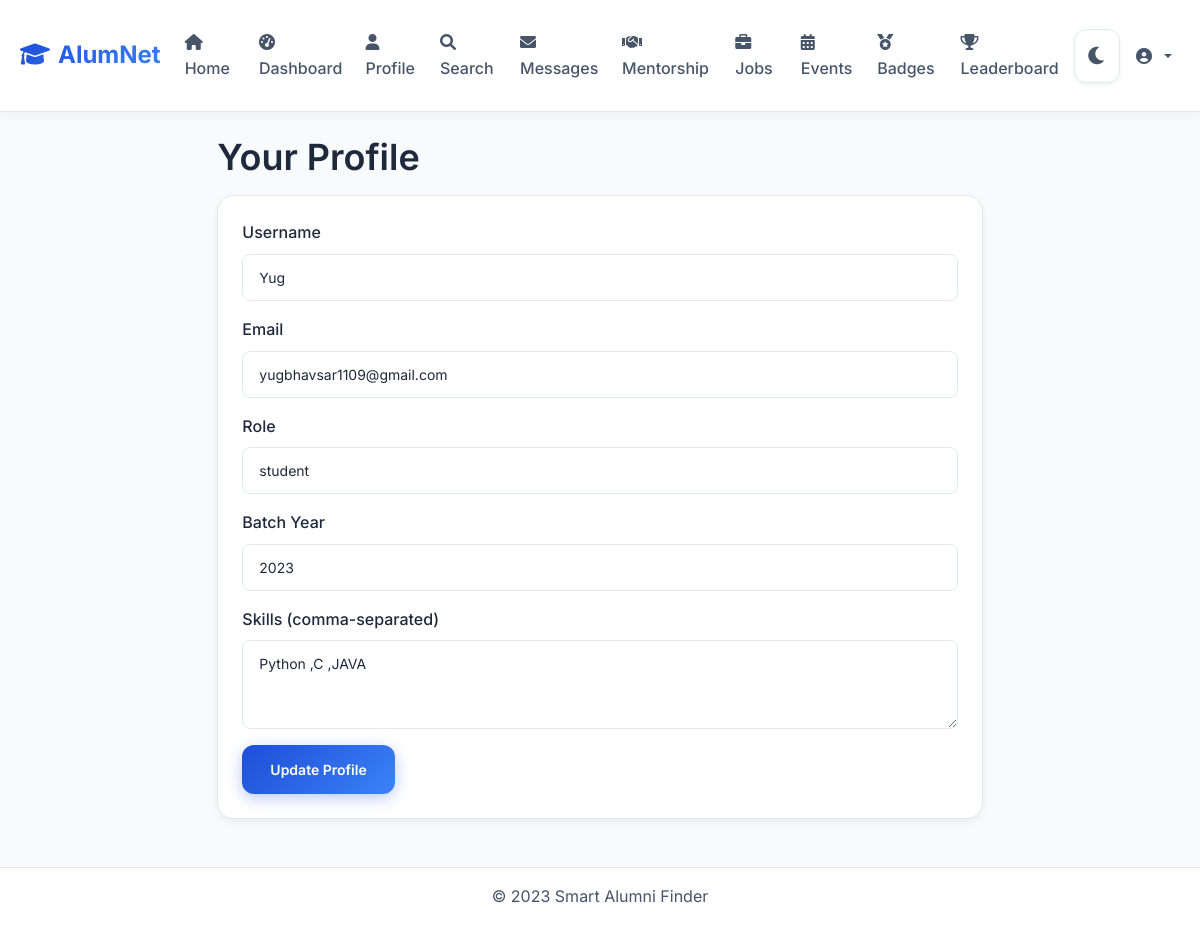
The app's page /profile (signed in) with its own data.
### models.py (models this page shows, shortened)
class User(db.Model):
    id = db.Column(db.Integer, primary_key=True)
    username = db.Column(db.String(80), unique=True, nullable=False)
    email = db.Column(db.String(120), unique=True, nullable=False)
    password = db.Column(db.String(120), nullable=False)
    role = db.Column(db.String(20), nullable=False)  # student, alumni, faculty
    alumni_id = db.Column(db.String(20), unique=True, nullable=True)  # For alumni
    faculty_id = db.Column(db.String(20), unique=True, nullable=True)  # For faculty
    batch_year = db.Column(db.Integer, nullable=True)
    skills = db.Column(db.Text, nullable=True)  # comma-separated
    created_at = db.Column(db.DateTime, default=datetime.utcnow)

### app.py (the view, shortened to what this page needs)
@app.route('/profile', methods=['GET', 'POST'])
def profile():
    if 'user_id' not in session:
        return redirect(url_for('login'))
    user = User.query.get(session['user_id'])
    return render_template('profile.html', user=user)

### templates/profile.html (shortened to what this page needs)
{% extends "base.html" %}
{% block content %}
<div class="row justify-content-center">
    <div class="col-md-8">
        <h1>Your Profile</h1>
        <div class="card">
            <div class="card-body">
                <form method="POST">
                    <div class="mb-3">
                        <label for="username" class="form-label">Username</label>
                        <input type="text" class="form-control" id="username" name="username" value="{{ user.username }}" required>
                    </div>
                    <div class="mb-3">
                        <label for="email" class="form-label">Email</label>
                        <input type="email" class="form-control" id="email" name="email" value="{{ user.email }}" required>
                    </div>
                    <div class="mb-3">
                        <label for="role" class="form-label">Role</label>
                        <input type="text" class="form-control" id="role" name="role" value="{{ user.role }}" readonly>
                    </div>
                    {% if user.role in ['alumni', 'student'] %}
                    <div class="mb-3">
                        <label for="batch_year" class="form-label">Batch Year</label>
                        <input type="number" class="form-control" id="batch_year" name="batch_year" value="{{ user.batch_year or '' }}">
                    </div>
                    {% endif %}
                    <div class="mb-3">
                        <label for="skills" class="form-label">Skills (comma-separated)</label>
                        <textarea class="form-control" id="skills" name="skills" rows="3">{{ user.skills or '' }}</textarea>
                    </div>
                    <button type="submit" class="btn btn-primary">Update Profile</button>
                </form>
            </div>
        </div>
    </div>
</div>
{% endblock %}

### static/css/style.css (style rules this page uses)
:root { --primary-light: #1d4ed8; --primary-dark: #3b82f6; --accent-light: #7c3aed; --accent-dark: #a78bfa; --success-light: #059669; --success-dark: #10b981; --error-light: #dc2626; --error-dark: #ef4444; --background: #f8fafc; --surface: #ffffff; --surface-hover: #f1f5f9; --text-primary: #1e293b; --text-secondary: #475569; --text-muted: #64748b; --border: #e2e8f0; --border-hover: #cbd5e1; --shadow: rgba(0, 0, 0, 0.05); --shadow-hover: rgba(0, 0, 0, 0.1); --gradient-primary: linear-gradient(135deg, #1d4ed8, #3b82f6); --gradient-accent: linear-gradient(135deg, #7c3aed, #a78bfa); }
* { box-sizing: border-box; }
body { background: var(--background); color: var(--text-primary); font-family: 'Inter', -apple-system, BlinkMacSystemFont, 'Segoe UI', Roboto, sans-serif; line-height: 1.6; margin: 0; min-height: 100vh; transition: background-color 0.3s ease, color 0.3s ease; }
h1, h2, h3, h4, h5, h6 { font-weight: 600; line-height: 1.2; margin: 0 0 16px 0; }
h1 { font-size: 2.25rem; }
.card { background: var(--surface); border: 1px solid var(--border); border-radius: 16px; box-shadow: 0 4px 6px var(--shadow); transition: all 0.3s ease; margin-bottom: 24px; overflow: hidden; }
.card-body { padding: 24px; }
.btn { border-radius: 12px; font-weight: 600; font-size: 0.875rem; padding: 14px 28px; text-decoration: none; transition: all 0.3s ease; border: none; cursor: pointer; display: inline-flex; align-items: center; justify-content: center; gap: 8px; position: relative; overflow: hidden; }
.btn::before { content: ''; position: absolute; top: 0; left: -100%; width: 100%; height: 100%; background: linear-gradient(90deg, transparent, rgba(255,255,255,0.2), transparent); transition: left 0.5s; }
.btn-primary { background: var(--gradient-primary); color: white; box-shadow: 0 4px 15px rgba(29, 78, 216, 0.3); }
.form-control { background: var(--surface); border: 1px solid var(--border); border-radius: 8px; color: var(--text-primary); font-size: 0.875rem; padding: 12px 16px; transition: border-color 0.2s ease, box-shadow 0.2s ease; width: 100%; }
.form-control::placeholder { color: var(--text-muted); }
.form-label { color: var(--text-primary); font-weight: 500; margin-bottom: 8px; display: block; }
textarea::placeholder, input::placeholder, select::placeholder { color: var(--text-muted) !important; opacity: 1; }
.row { display: flex; flex-wrap: wrap; margin: 0 -12px; }
.col-md-8, .col-md-4 { padding: 0 12px; }
.col-md-8 { flex: 0 0 66.666667%; max-width: 66.666667%; }
.mb-3 { margin-bottom: 16px; }
.justify-content-center { justify-content: center; }

### records on screen
User: username "Yug", email "yugbhavsar1109@gmail.com", role "student", batch_year "2023", skills "Python ,C ,JAVA"
